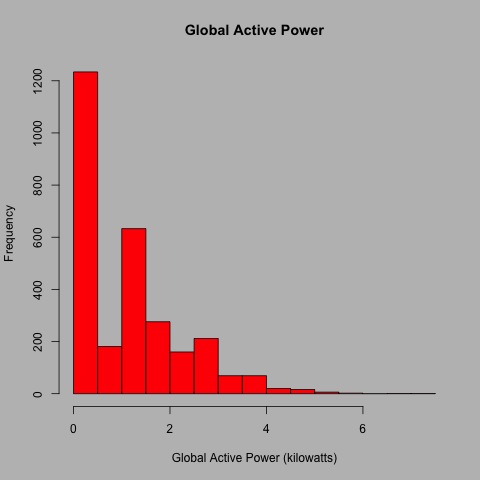

Source code (R):
#Purpose of plot1.R file:
## --defines function- plot1() used to generate frequency histogram for Global Active Power as per Plot 1
# -----------------------------------------------------
#Function: plot1()
##Purpose:
### --generate a frequency histogram based on the parameters supplied. Plot generated on screen if no file name is provided
### --provides the option to save the plot to a png file with dimensions 480x480 with grey background if a file name is provided

##Parameter List:
#### x : Variable for which frequency histogram needs to be generated
#### xlab_var : Variable to set the label for the x-axis. Default is empty string
#### ylab_var : Variable to set the label for the y-axis. Default is empty string
#### ylab_var : Variable to set the label for the y-axis. Default is empty string
#### color_var : Variable to set the color of bars. Default is black
#### main_var : Variable to set the title for the plot. Defailt is empty string
#### file_var : Variable to set the file name of the output png file in case user chooses to save the plot. Default is null

plot1 <- function (x, xlab_var="", ylab_var="", color_var="black", main_var = "", file_var=NULL) {
  #Check if file name is provided
  if (length(file_var)==0) { #No file name provided, hence display the graph on screen
    #Plot the frequency histogram based on the parameters supplied to the function
    hist(x, xlab = xlab_var, ylab= ylab_var, main=main_var, col = color_var, freq = TRUE)
  }
  else { #File name provided, hence graph output will be sent to customized png device
    #Define the parameters for the png device-480x480 pixels and having background as "grey"
    png(file_var,  width = 480, height = 480, units = "px", bg="grey")
    
    #Plot the frequency histogram based on the parameters supplied to the function
    hist(x, xlab = xlab_var, ylab= ylab_var, main=main_var, col = color_var, freq = TRUE)
    #Close the png graphic device
    dev.off()
  }
}